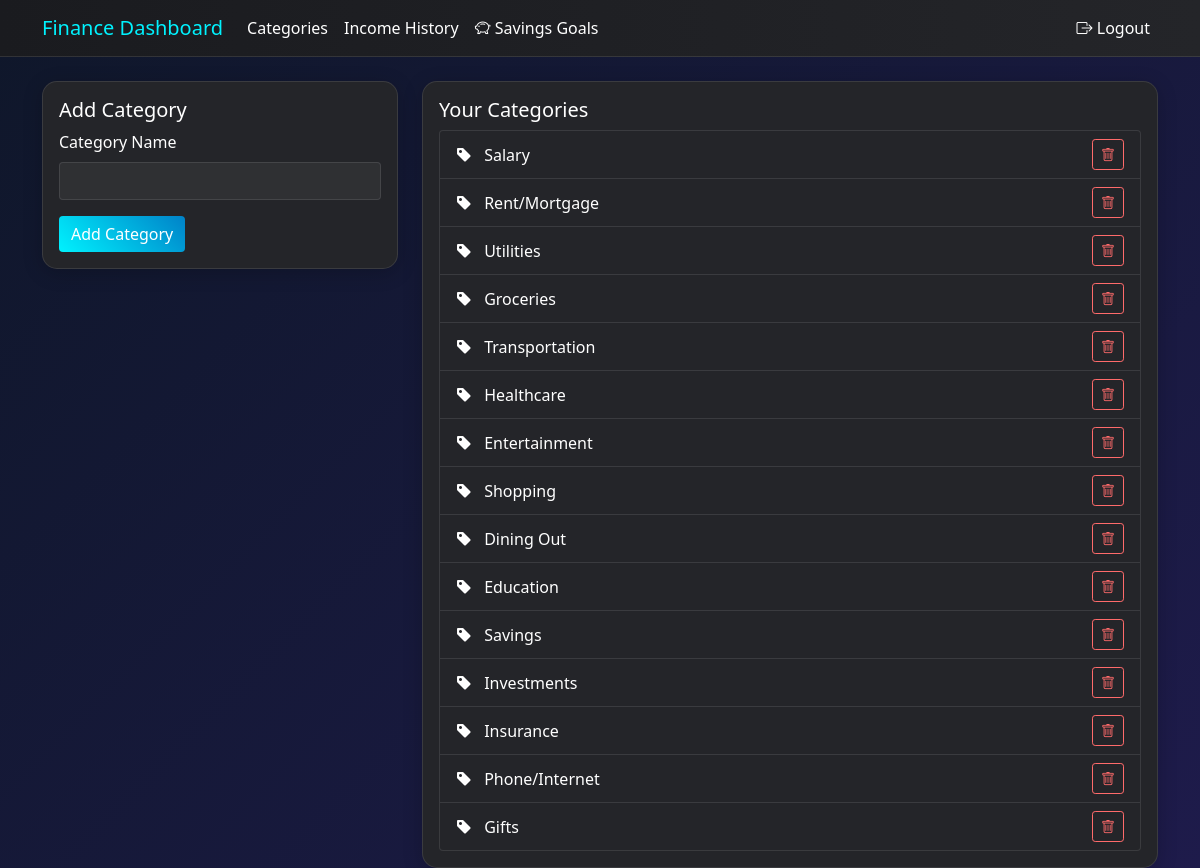
Page /categories/ (signed in) on the committed database.
### myapp/models.py (models this page shows, shortened)
class Category(models.Model):
    name = models.CharField(max_length=100)
    user = models.ForeignKey(User, on_delete=models.CASCADE)
    class Meta:
        verbose_name_plural = 'Categories'

### myapp/views.py (the view, shortened to what this page needs)
# urls.py: path('categories/', views.category_list, name='categories'),
@login_required
def category_list(request):
    categories = Category.objects.filter(user=request.user)
    if not categories.exists():
        for category_name in DEFAULT_CATEGORIES:
            Category.objects.create(name=category_name, user=request.user)
        categories = Category.objects.filter(user=request.user)
        messages.success(request, 'Default categories have been added!')
    existing_categories = set(categories.values_list('name', flat=True))
    suggested_categories = [cat for cat in DEFAULT_CATEGORIES if cat not in existing_categories]
    return render(request, 'category_list.html', {
        'categories': categories,
        'suggested_categories': suggested_categories
    })

### templates/category_list.html (shortened to what this page needs)
{% extends 'base.html' %}
{% block content %}
<div class="row">
    <div class="col-md-4">
        <div class="card">
            <div class="card-body">
                <h5 class="card-title">Add Category</h5>
                <form method="post">
                    <div class="mb-3">
                        <label for="name" class="form-label">Category Name</label>
                        <input type="text" class="form-control" id="name" name="name" required>
                    </div>
                    <button type="submit" class="btn btn-primary">Add Category</button>
                </form>
            </div>
        </div>
    </div>
    <div class="col-md-8">
        <div class="card">
            <div class="card-body">
                <h5 class="card-title">Your Categories</h5>
                <div class="list-group">
                    {% for category in categories %}
                    <div class="list-group-item d-flex justify-content-between align-items-center">
                        <span>
                            <i class="bi bi-tag-fill me-2"></i>
                            {{ category.name }}
                        </span>
                        <form action="{% url 'categories' %}" method="post" class="d-inline">
                            <button type="submit" class="btn btn-sm btn-outline-danger"
                                    onclick="return confirm('Are you sure you want to delete this category?')">
                                <i class="bi bi-trash"></i>
                            </button>
                        </form>
                    </div>
                    {% empty %}
                    <div class="text-center py-3">
                        <p class="text-muted">No categories yet</p>
                    </div>
                    {% endfor %}
                </div>
            </div>
        </div>
    </div>
</div>
{% endblock %}

### templates/base.html (shortened to what this page needs)
{% load static %}
<!DOCTYPE html>
<html lang="en">
<head>
    <link href="https://cdn.jsdelivr.net/npm/bootstrap@5.1.3/dist/css/bootstrap.min.css" rel="stylesheet">
    <link rel="stylesheet" href="https://cdn.jsdelivr.net/npm/bootstrap-icons@1.8.1/font/bootstrap-icons.css">
    <link rel="stylesheet" href="{% static 'css/style.css' %}">
</head>
<body>
    {% if user.is_authenticated and request.path != '/login/' %}
    <nav class="navbar navbar-expand-lg navbar-dark bg-dark">
        <div class="container">
            <a class="navbar-brand" href="{% url 'index' %}">Finance Dashboard</a>
            <div class="collapse navbar-collapse" id="navbarNav">
                <ul class="navbar-nav me-auto">
                    <li class="nav-item">
                        <a class="nav-link" href="{% url 'categories' %}">Categories</a>
                    </li>
                    <li class="nav-item">
                        <a class="nav-link" href="{% url 'monthly_income_history' %}">Income History</a>
                    </li>
                    <li class="nav-item">
                        <a class="nav-link" href="{% url 'savings_list' %}">
                            <i class="bi bi-piggy-bank"></i> Savings Goals
                        </a>
                    </li>
                </ul>
                <ul class="navbar-nav">
                    <li class="nav-item">
                        <form method="post" action="{% url 'logout' %}" class="d-inline">
                            <button type="submit" class="nav-link border-0 bg-transparent">
                                <i class="bi bi-box-arrow-right"></i> Logout
                            </button>
                        </form>
                    </li>
                </ul>
            </div>
        </div>
    </nav>
    {% endif %}
    <div class="container mt-4">
        {% block content %}
        {% endblock %}
    </div>
</body>
</html>

### static/css/style.css (style rules this page uses)
:root { --primary-color: #00f2fe; --primary-dark: #0082c8; --success-color: #00ff9d; --info-color: #4facfe; --warning-color: #ffd166; --danger-color: #ff6b6b; --dark-bg: #1a1b1f; --card-bg: #242529; --text-primary: #ffffff; --text-secondary: #b3b3b3; --border-color: rgba(255, 255, 255, 0.1); }
body { background: linear-gradient(135deg, #0f172a 0%, #1e1b4b 100%); min-height: 100vh; color: var(--text-primary); }
.card { background: var(--card-bg); border: 1px solid var(--border-color); border-radius: 15px; box-shadow: 0 4px 20px rgba(0, 0, 0, 0.2); }
.card-title { color: var(--text-primary); }
.btn-primary { background: linear-gradient(45deg, var(--primary-color), var(--primary-dark)); border: none; }
.btn-outline-danger { color: var(--danger-color); border-color: var(--danger-color); }
.form-control { background: rgba(255, 255, 255, 0.05); border: 1px solid var(--border-color); color: var(--text-primary); }
.navbar { background: linear-gradient(90deg, var(--dark-bg), var(--card-bg)); border-bottom: 1px solid var(--border-color); }
.navbar-brand { color: var(--primary-color) !important; }
.nav-link { color: var(--text-primary) !important; position: relative; }
.nav-link::after { content: ''; position: absolute; bottom: 0; left: 0; width: 0; height: 2px; background: var(--primary-color); transition: width 0.3s ease; }
.list-group-item { background: var(--card-bg); border-color: var(--border-color); color: var(--text-primary); }

### rows in the picture
Category: name "Salary"
Category: name "Rent/Mortgage"
Category: name "Utilities"
Category: name "Groceries"
Category: name "Transportation"
Category: name "Healthcare"
Category: name "Entertainment"
Category: name "Shopping"
Category: name "Dining Out"
Category: name "Education"
Category: name "Savings"
Category: name "Investments"
Category: name "Insurance"
Category: name "Phone/Internet"
Category: name "Gifts"
